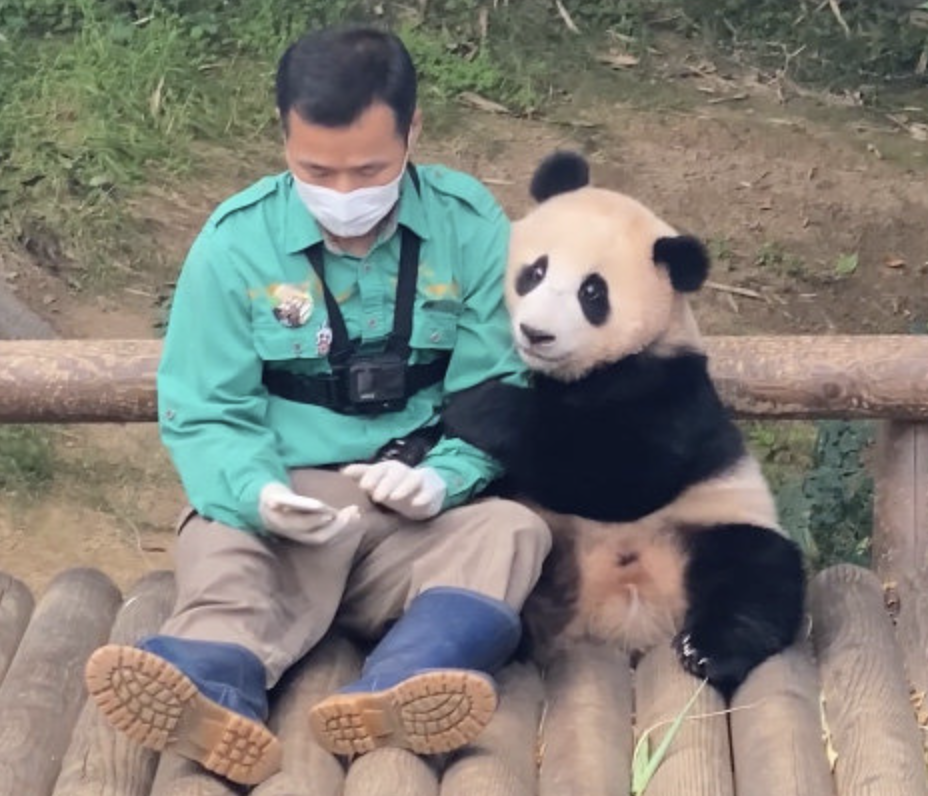
#> input picture AI/gangbao.png, 928 x 796 px
$ python AffineTransformatino.py
#> lines starting #> are read from the running program, lines starting #| are printed output that depends on the picture
import cv2
import numpy as np
from matplotlib import pyplot as plt
def image_affine_transformation():
    img = cv2.imread("gangbao.png", cv2.IMREAD_COLOR)
#> img is the input picture: shape (796, 928, 3); mean B, G, R 118.3, 125.9, 127.4
    rows, cols = img.shape[:2]
#> rows = 796; cols = 928

    pts1 = np.float32([[140, 100], [360, 100], [140, 300]])
    pts2 = np.float32([[140, 280], [360, 170], [140, 480]])

    cv2.circle(img, (140, 100), 10, (255, 0, 0), -1)
    cv2.circle(img, (360, 100), 10, (0, 255, 0), -1)
    cv2.circle(img, (140, 300), 10, (0, 0, 255), -1)

    M = cv2.getAffineTransform(pts1, pts2)
    dst = cv2.warpAffine(img, M, (cols, rows))
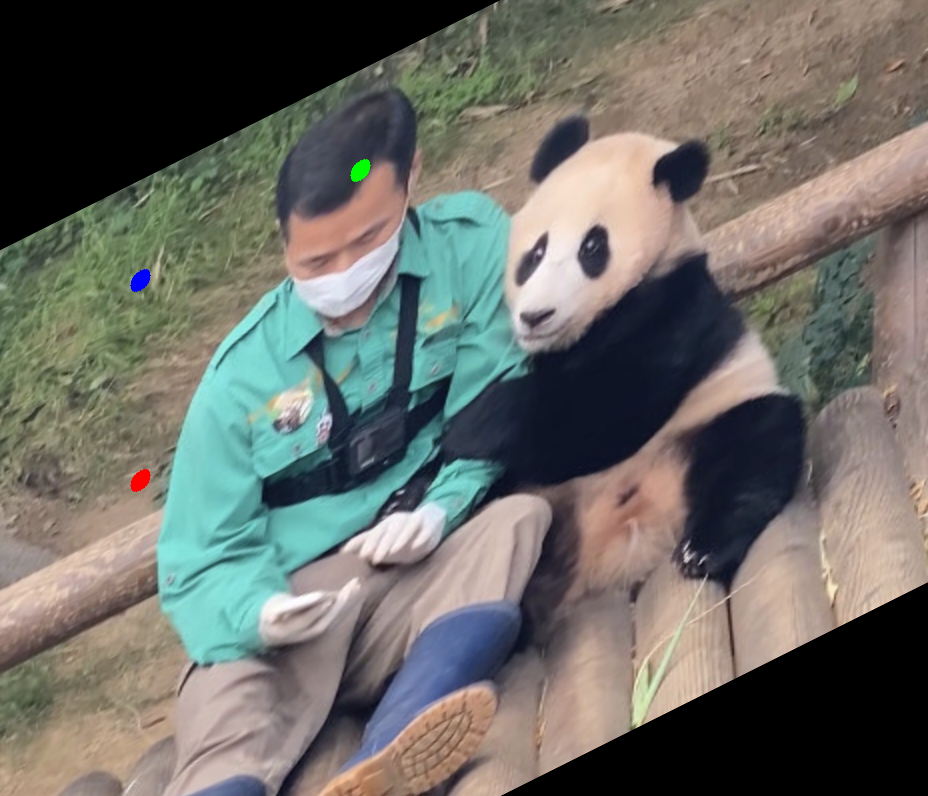
#> dst: shape (796, 928, 3); mean B, G, R 102.1, 108, 107.6

    fig = plt.figure()
    # fig.canvas.set_window_title("JetsonNano_Affine_transform")

    b, g, r = cv2.split(img)
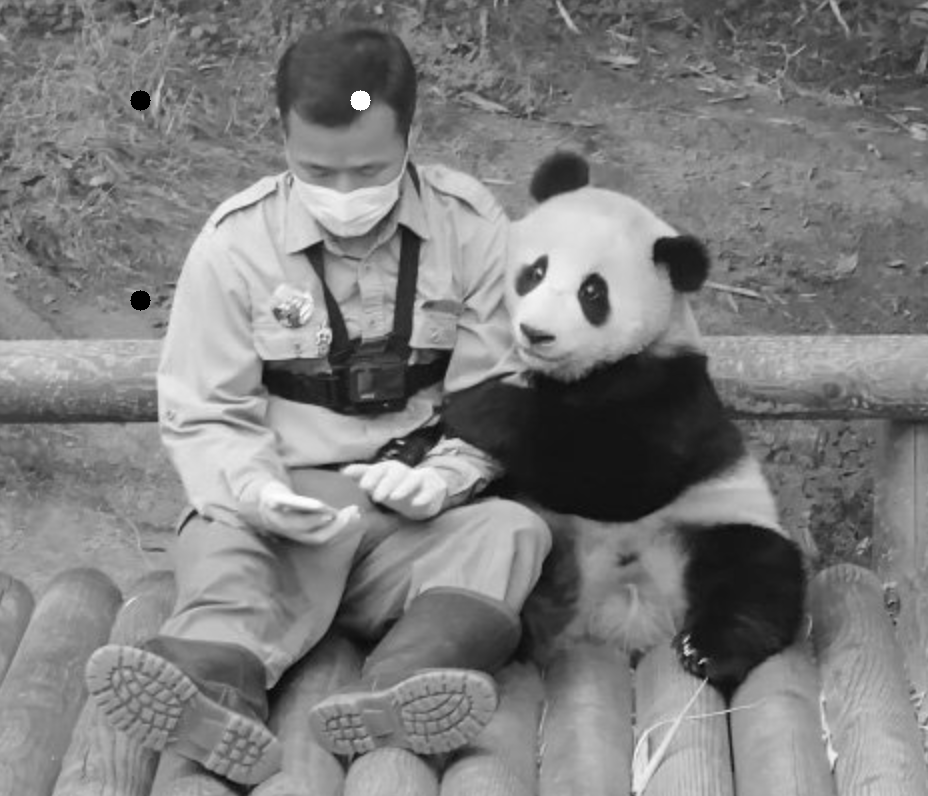
#> g: shape (796, 928); min 0, max 255, mean 125.8
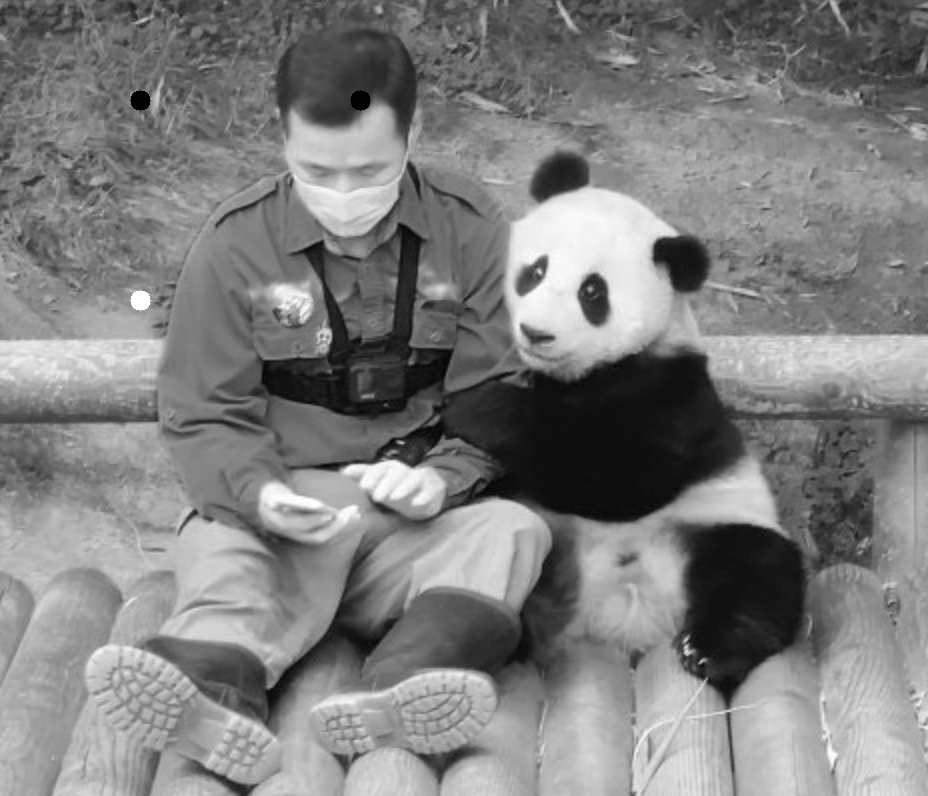
#> r: shape (796, 928); min 0, max 255, mean 127.3
    img = cv2.merge([r, g, b])

    b, g, r = cv2.split(dst)
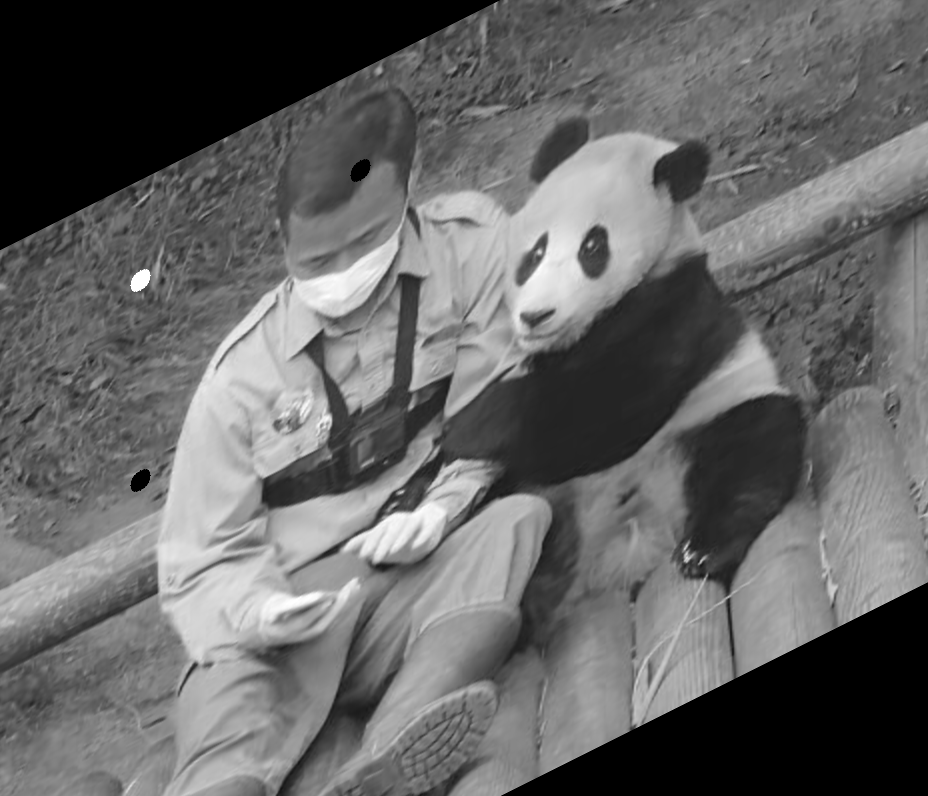
#> b: shape (796, 928); min 0, max 255, mean 102.1
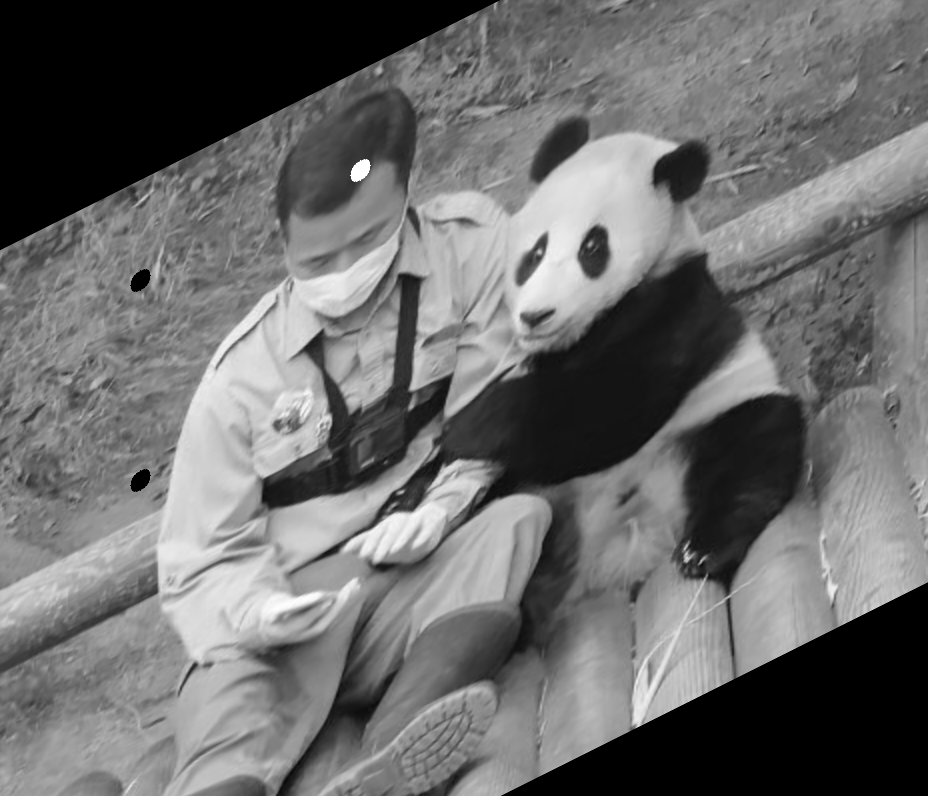
#> g: shape (796, 928); min 0, max 255, mean 108
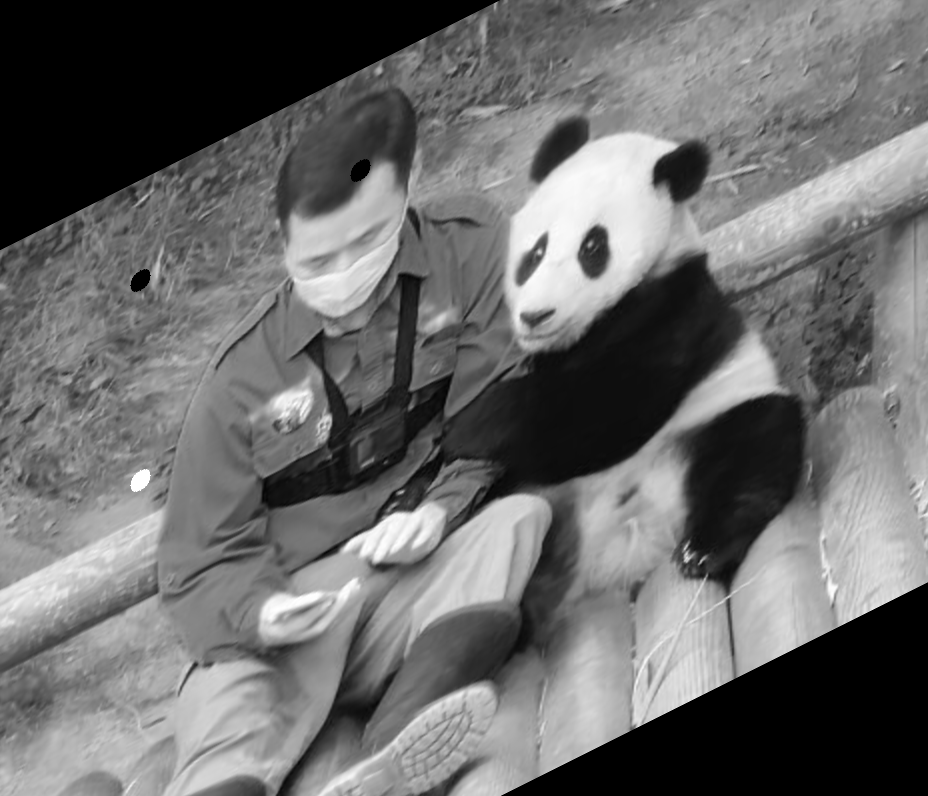
#> r: shape (796, 928); min 0, max 255, mean 107.6
    dst = cv2.merge([r, g, b])

    plt.subplot(121), plt.imshow(img), plt.title('IMAGE')
    plt.subplot(122), plt.imshow(dst), plt.title('AFFINE')
    plt.show()

image_affine_transformation()

$ run again, with AI/bao.png copied over AI/gangbao.png
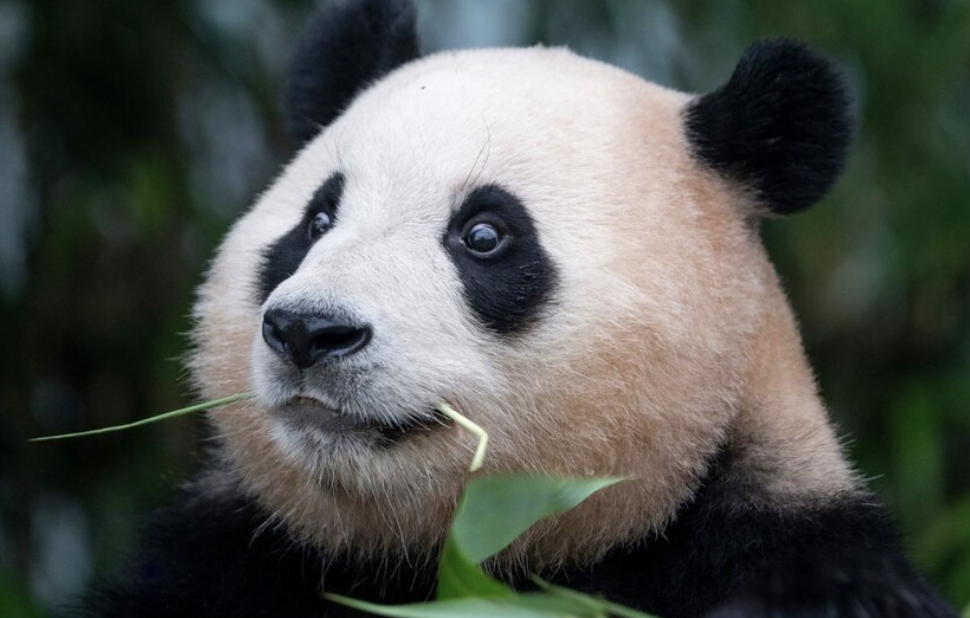
#> input picture AI/bao.png, 970 x 618 px
#> in image_affine_transformation, img is the input picture: shape (618, 970, 3); mean B, G, R 80.4, 84.8, 81.3
#> in image_affine_transformation, `dst = cv2.warpAffine(img, M, (cols, rows))`:
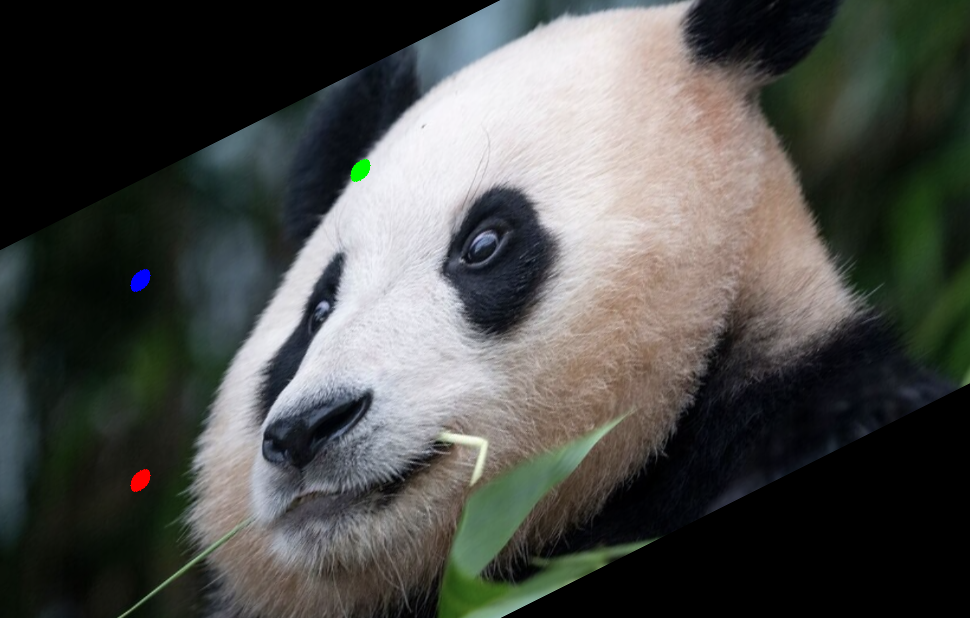
#> dst: shape (618, 970, 3); mean B, G, R 74.1, 77.4, 76.1
#> in image_affine_transformation, `b, g, r = cv2.split(dst)`:
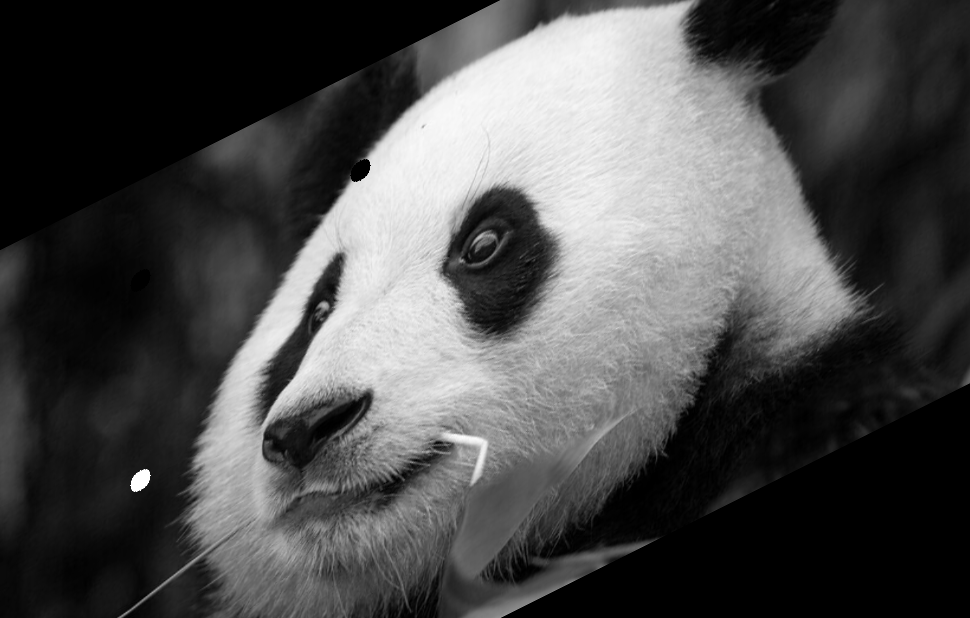
#> r: shape (618, 970); min 0, max 255, mean 76.1
